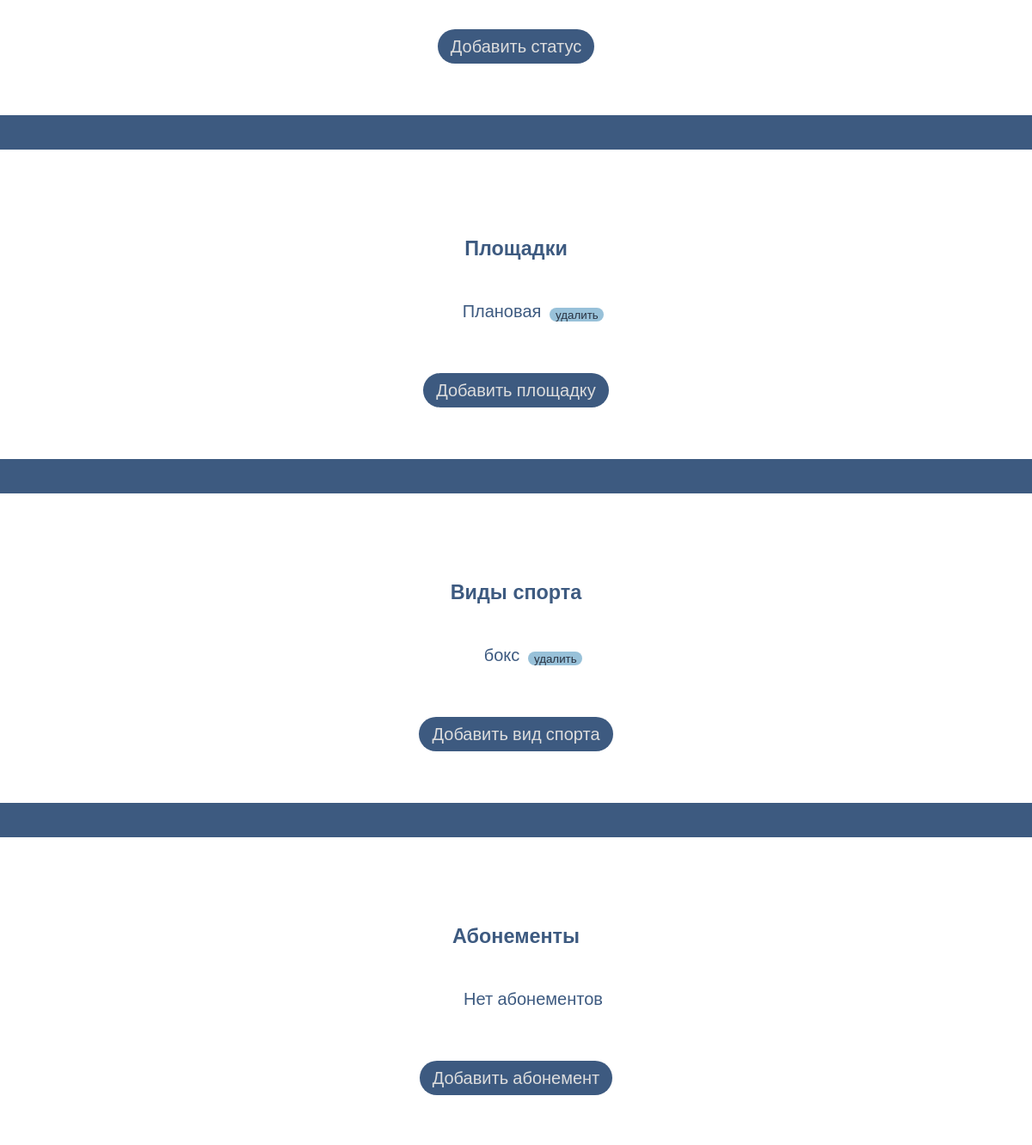
The page /crm/main (signed in, middle part) on the database as committed earlier.
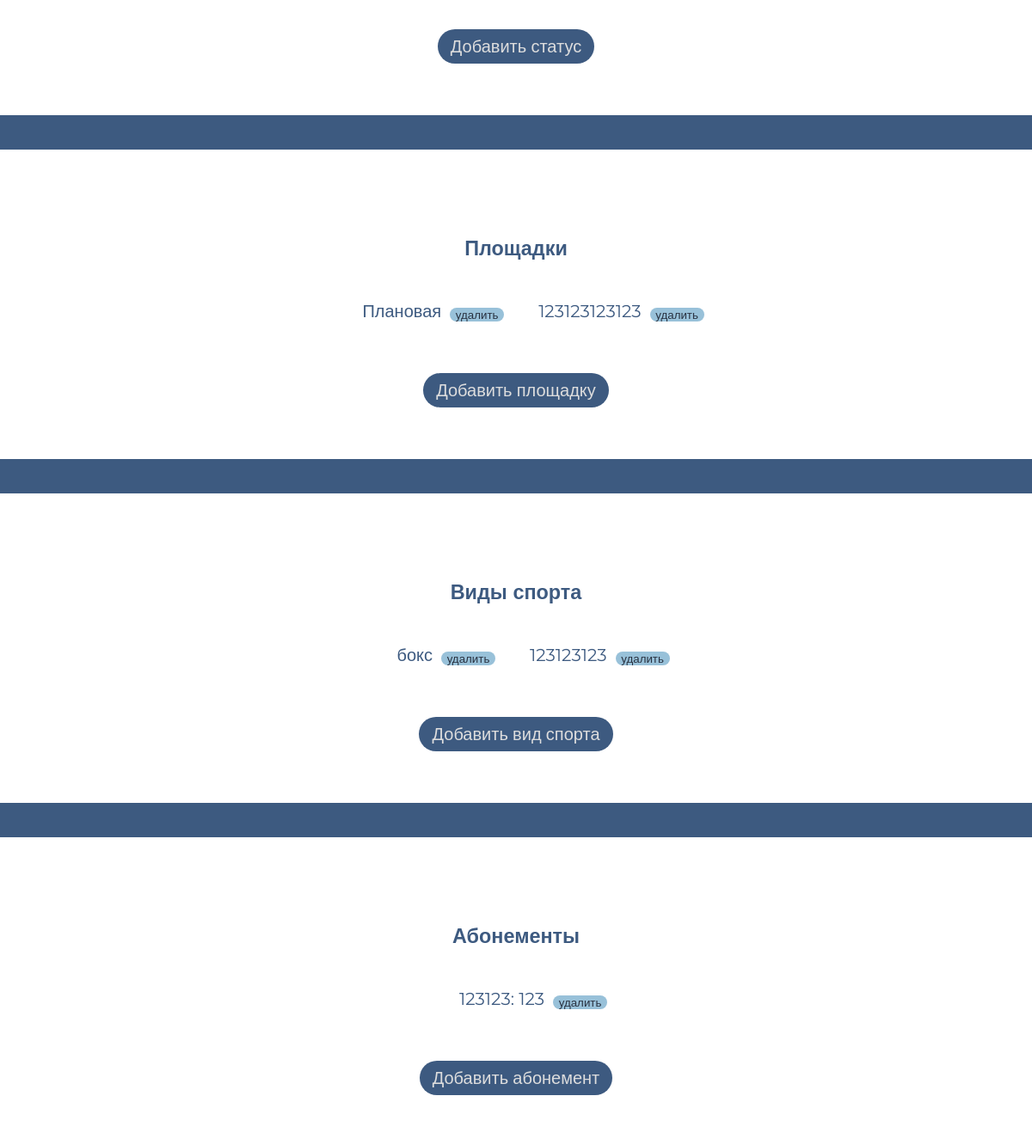
The same page on the database as committed later.
### trainers/models.py (models this page shows, shortened)
class Area(models.Model):
    address = models.CharField(blank=True, max_length=50, default='Адрес площадки')

class SportType(models.Model):
    title = models.CharField(blank=True, max_length=50, default='Спорт')
    trainers = models.ManyToManyField(Trainer)

class Abonement(models.Model):
    title = models.CharField(max_length=50, blank=False, default="имя абонемента")
    price = models.IntegerField(blank=False, default=0)
    duration = models.DurationField(blank=False, null=True)
    lesson_count = models.IntegerField(blank=False, null=True)
    clients = models.ManyToManyField(Client, through="PurchaseHistory")

### trainers/views.py (the view, shortened to what this page needs)
# urls.py: path('main', views.main, name='main'),
def main(request):
    if request.user.is_authenticated:
        news = News.objects.filter(pub_date__lte=timezone.now(), expiry_date__gt=timezone.now())
        areas = Area.objects.all()
        sport_types = SportType.objects.all()
        abonements = Abonement.objects.all()
        roles = Role.objects.all()
        trainer_states = TrainerState.objects.all()
        clients_states = ClientState.objects.all()
        if request.user.trainer.role.name == "директор":
            context = {
                'userinfo': request.user,
                'trainer': request.user.trainer,
                'news': news,
                'areas': areas,
                'sport_types': sport_types,
                'abonements': abonements,
                'roles': roles,
                'trainer_states': trainer_states,
                'clients_states': clients_states
            }
        return render(request, 'trainers/main.html', context)
    else:
        return HttpResponseRedirect(reverse('login_page'))

### trainers/models.py (called while the page is built)
    def __str__(self):
            return self.name

    def __str__(self):
        return self.name

### trainers/templates/trainers/main.html (shortened to what this page needs)
{% extends 'trainers/base.html' %}
{% block head %}
<link rel="stylesheet" href="../../../static/css/edit_modal.css">
<link rel="stylesheet" href="../../../static/css/index.css">
<link rel="stylesheet" href="../../../static/css/slider.css">
<link rel="stylesheet" href="../../../static/css/rectangles.css">
<link rel="stylesheet" href="../../../static/css/form.css">
<link rel="stylesheet" href="../../../static/css/btns.css">
<link rel="stylesheet" href="../../../static/css/search.css">
{% endblock %}
{% block content %}
{% if role_trainer %}
<div class="areas">
    <h3>Мои группы и клиенты</h3>
    <div class="clients_cards">
        {% if teams %}
        {% for team in teams %}
        <div class="simple_card">
            {{team.name}}
            <div class="dropdown">
            {% for client in team.clients.all %}
            {{client.first_name}}
                <br>
            {% endfor %}
            </div>
        </div>
        {% endfor %}
        {% else %}
        <p>Нет учеников и групп</p>
        {% endif %}
    </div>
</div>
<div class="areas">
    <h3>Ближайшие занятия</h3>
    <div class="clients_cards">
        {% if near_act %}
        {% for act in near_act %}
        <div class="simple_card_near_act">
            <div>
                {{act.act_date}}
                <br>
                {{act.area.address}}
                <br>
                {{act.act_time_begin}} - {{act.act_time_end}}
                <br>
            </div>
            <div>
                {% for client in act.clients.all %}
                {{client.first_name}}
                <input type="checkbox">
                <br>
                {% endfor %}
                <button class="save_btn">Сохранить</button>
            </div>
        </div>
        {% endfor %}
        {% else %}
        <p>Нет ролей</p>
        {% endif %}
    </div>
</div>
{% else %}
<div class="areas">
    <button class="change_btn add_button" onclick="modal_client_state()">Добавить статус</button>
</div>
<div class="polosa"></div>
<div class="areas">
    <h3>Площадки</h3>
    <div class="list">
        {% if areas %}
        {% for area in areas %}
        <p> {{area.address}} </p>
        <button class="del_btn">удалить</button>
        {% endfor %}
        {% else %}
        <p>Нет площадок</p>
        {% endif %}
    </div>
    <button class="change_btn add_button" onclick="modal_area()">Добавить площадку</button>
</div>
<div class="polosa"></div>
<div class="areas">
    <h3>Виды спорта</h3>
    <div class="list">
        {% if sport_types %}
        {% for type in sport_types %}
        <p> {{type.title}} </p>
        <button class="del_btn">удалить</button>
        {% endfor %}
        {% else %}
        <p>Нет видов спорта</p>
        {% endif %}
    </div>
    <button class="change_btn add_button" onclick="modal_sports()">Добавить вид спорта</button>
</div>
<div class="polosa"></div>
<div class="areas">
    <h3>Абонементы</h3>
    <div class="list">
        {% if abonements %}
        {% for abonement in abonements %}
        <p> {{abonement.title}}: {{ abonement.price }} </p>
        <button class="del_btn">удалить</button>
        {% endfor %}
        {% else %}
        <p>Нет абонементов</p>
        {% endif %}
    </div>
    <button class="change_btn add_button" onclick="modal_abonements()">Добавить абонемент</button>
</div>
{% endif %}
{% endblock %}

### trainers/templates/trainers/base.html (shortened to what this page needs)
<!DOCTYPE html>
<html lang="en">
<head>
    <link rel="stylesheet" href="../../../static/css/common.css">
    {% block head %}
    {% endblock %}
</head>
<body>
{% block content %}
{% endblock %}
</body>
</html>

### static/css/common.css (style rules this page uses)
html { font-size: 20px; }
body { font-size: 1em; }
* { margin: 0; padding: 0; color: white; font-family: 'Montserrat', sans-serif; border: none; }
button { border: none; outline: none; background-color: #98C1D9; color: #293241; text-align: center; }
.change_btn { height: 2em; border-radius: 1em; background-color: #3D5A80; color: #dddddd; text-align: center; font-size: 1em; margin-right: 3vw; display: inline-block; width: auto; padding-left: 15px; padding-right: 15px; }

### static/css/index.css (style rules this page uses)
.areas { padding-top: 5em; min-height: 10em; margin-bottom: 3em; }
.areas h3 { text-align: center; color: #3D5A80; margin-bottom: 2em; }
.areas p { text-align: left; color: #3D5A80; padding-left: 2em; padding-bottom: 1em; }
.list { margin-bottom: 2em; display: flex; flex-direction: row; align-items: center; justify-content: center; }
.polosa { height: 2em; background-color: #3D5A80; }

### static/css/btns.css (style rules this page uses)
.add_button { display: block; margin: 0 auto; }
.del_btn { border-radius: 2em; padding-left: 0.5em; padding-right: 0.5em; display: block; margin-left: 10px; margin-top: -1em; }

Rows that differ between the two databases and show on the page:
added Area: address "123123123123"
added SportType: title "123123123"
added Abonement: title "123123", price "123"
Other text that changed with them:
text no longer shown: "Нет абонементов"
